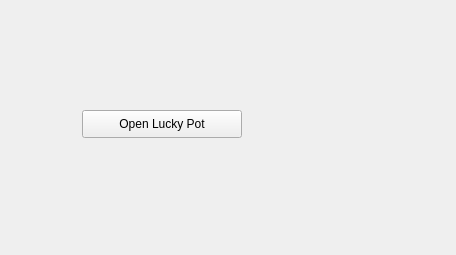
<?xml version="1.0" encoding="UTF-8"?>
<ui version="4.0">
 <class>Form</class>
 <widget class="QWidget" name="Form">
  <property name="geometry">
   <rect>
    <x>0</x>
    <y>0</y>
    <width>456</width>
    <height>255</height>
   </rect>
  </property>
  <property name="windowTitle">
   <string>Honeygain Bot</string>
  </property>
  <widget class="QLabel" name="label">
   <property name="geometry">
    <rect>
     <x>110</x>
     <y>-30</y>
     <width>221</width>
     <height>131</height>
    </rect>
   </property>
   <property name="styleSheet">
    <string notr="true">background-image:url(logo.png);
image: url(logo.png);</string>
   </property>
   <property name="text">
    <string/>
   </property>
  </widget>
  <widget class="QPushButton" name="startButton">
   <property name="geometry">
    <rect>
     <x>82</x>
     <y>110</y>
     <width>160</width>
     <height>28</height>
    </rect>
   </property>
   <property name="text">
    <string>Open Lucky Pot</string>
   </property>
  </widget>
 </widget>
 <connections/>
</ui>
